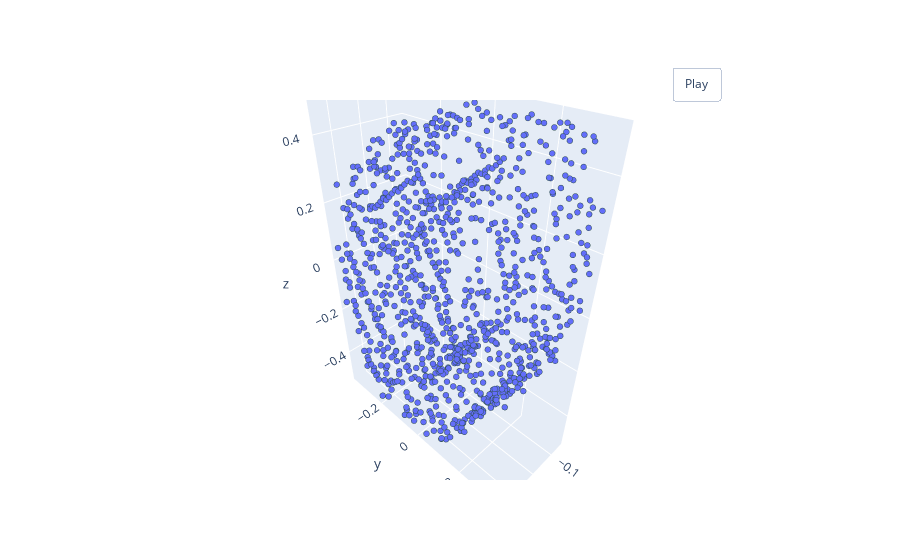

Here is the notebook cell this chart was saved with:
### Code cell
pcshow(data_scale(data))

### Figure 1 — Plotly figure (JSON) as saved in the notebook; plotly's stock layout.template omitted (floating-point values rounded to 4 significant figures; data arrays with more than 128 entries replaced by an {"elided": "..."} marker saying what was removed)
{"data": [{"marker": {"line": {"color": "DarkSlateGrey", "width": 2}, "size": 2}, "mode": "markers", "type": "scatter3d", "x": {"elided": "1000 float values"}, "y": {"elided": "1000 float values"}, "z": {"elided": "1000 float values"}}], "layout": {"updatemenus": [{"buttons": [{"args": [null, {"frame": {"duration": 50, "redraw": true}, "fromcurrent": true, "mode": "immediate", "transition": {"duration": 0}}], "label": "Play", "method": "animate"}], "pad": {"r": 10, "t": 45}, "showactive": false, "type": "buttons", "x": 0.8, "xanchor": "left", "y": 1, "yanchor": "bottom"}]}}
